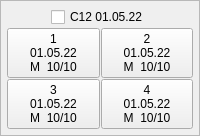
          <widget class="QFrame" name="frame_76">
           <property name="frameShape">
            <enum>QFrame::StyledPanel</enum>
           </property>
           <property name="frameShadow">
            <enum>QFrame::Raised</enum>
           </property>
           <layout class="QHBoxLayout" name="horizontalLayout_14">
            <property name="spacing">
             <number>1</number>
            </property>
            <property name="leftMargin">
             <number>1</number>
            </property>
            <property name="topMargin">
             <number>1</number>
            </property>
            <property name="rightMargin">
             <number>1</number>
            </property>
            <property name="bottomMargin">
             <number>1</number>
            </property>
            <item>
             <layout class="QGridLayout" name="gridLayout_76">
              <property name="leftMargin">
               <number>5</number>
              </property>
              <property name="topMargin">
               <number>5</number>
              </property>
              <property name="rightMargin">
               <number>5</number>
              </property>
              <property name="bottomMargin">
               <number>5</number>
              </property>
              <item row="2" column="1">
               <widget class="QPushButton" name="pushButton_304">
                <property name="text">
                 <string>4
01.05.22
M  10/10</string>
                </property>
               </widget>
              </item>
              <item row="1" column="1">
               <widget class="QPushButton" name="pushButton_305">
                <property name="text">
                 <string>2
01.05.22
M  10/10</string>
                </property>
               </widget>
              </item>
              <item row="2" column="0">
               <widget class="QPushButton" name="pushButton_306">
                <property name="text">
                 <string>3
01.05.22
M  10/10</string>
                </property>
               </widget>
              </item>
              <item row="1" column="0">
               <widget class="QPushButton" name="pushButton_307">
                <property name="text">
                 <string>1
01.05.22
M  10/10</string>
                </property>
               </widget>
              </item>
              <item row="0" column="0" colspan="2" alignment="Qt::AlignHCenter">
               <widget class="QCheckBox" name="A1_76">
                <property name="text">
                 <string>C12 01.05.22</string>
                </property>
               </widget>
              </item>
             </layout>
            </item>
           </layout>
          </widget>
